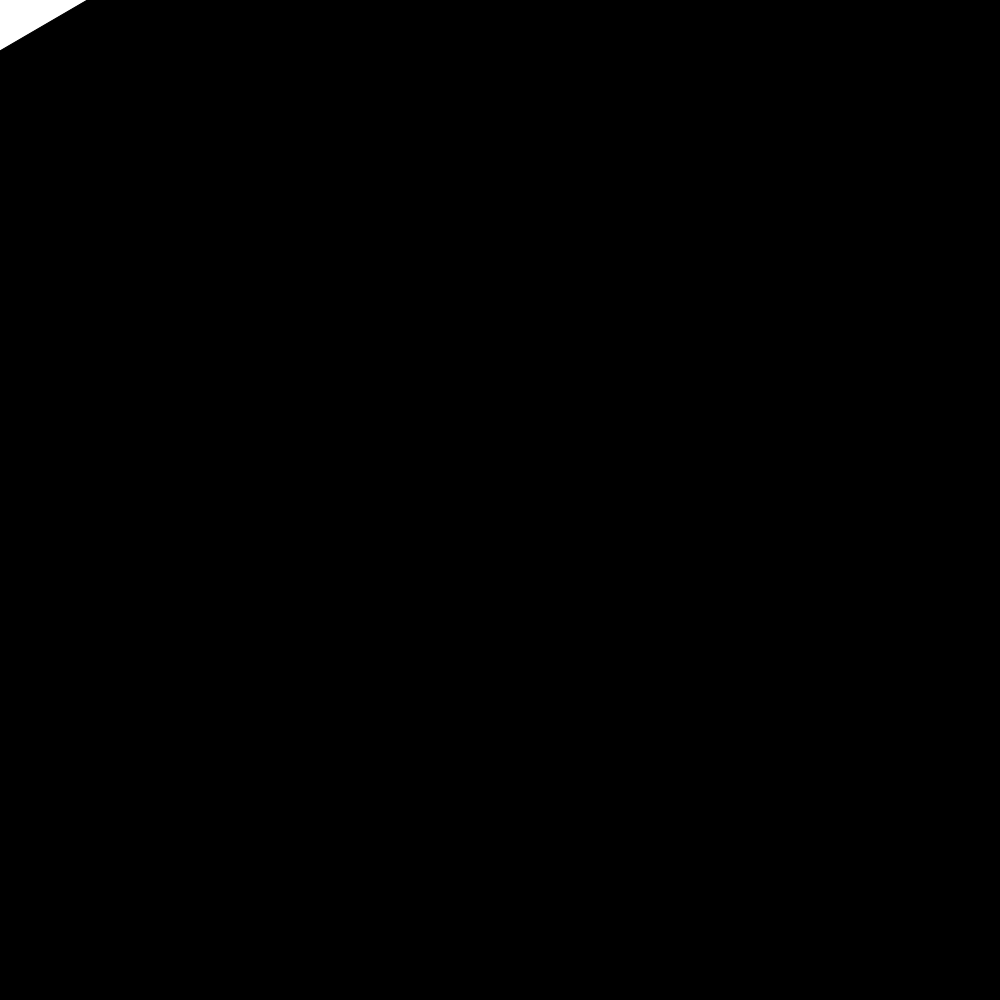
Frame 1 (no input)
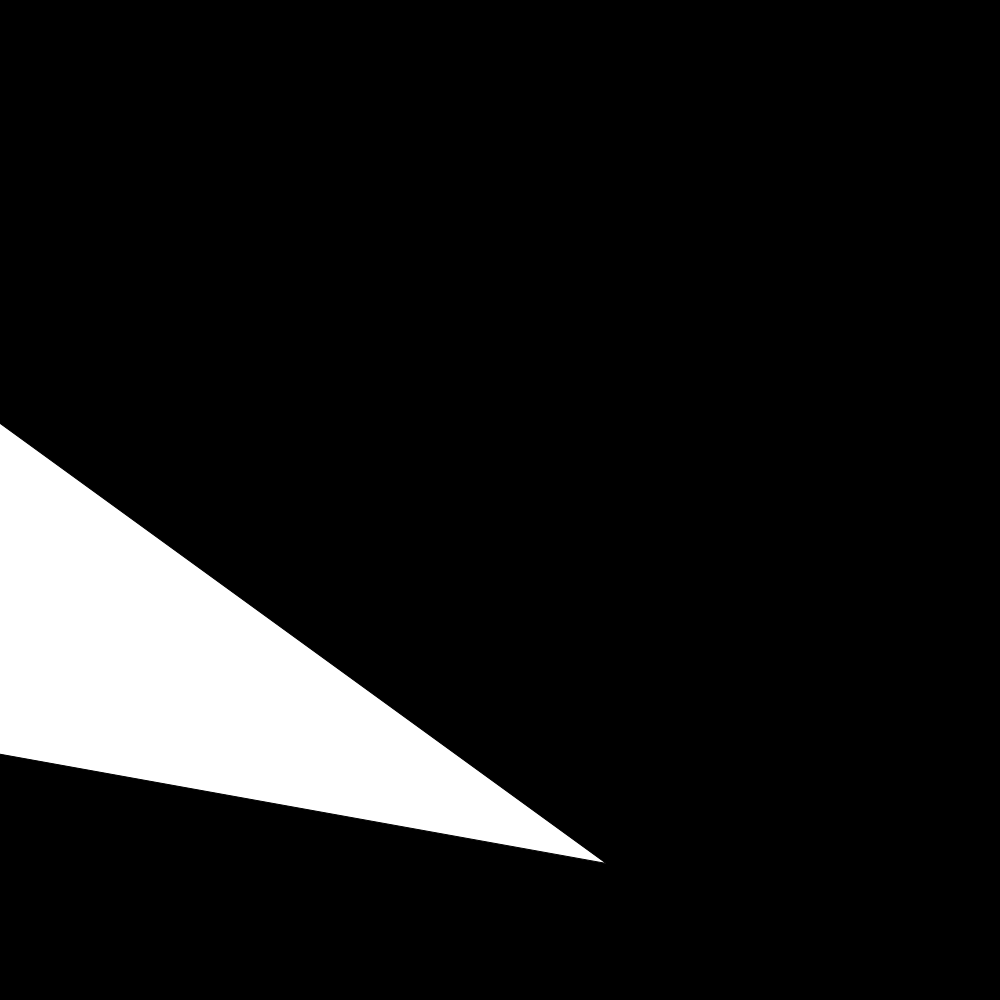
Frame 60 (the mouse pressed at the canvas centre just before this capture)
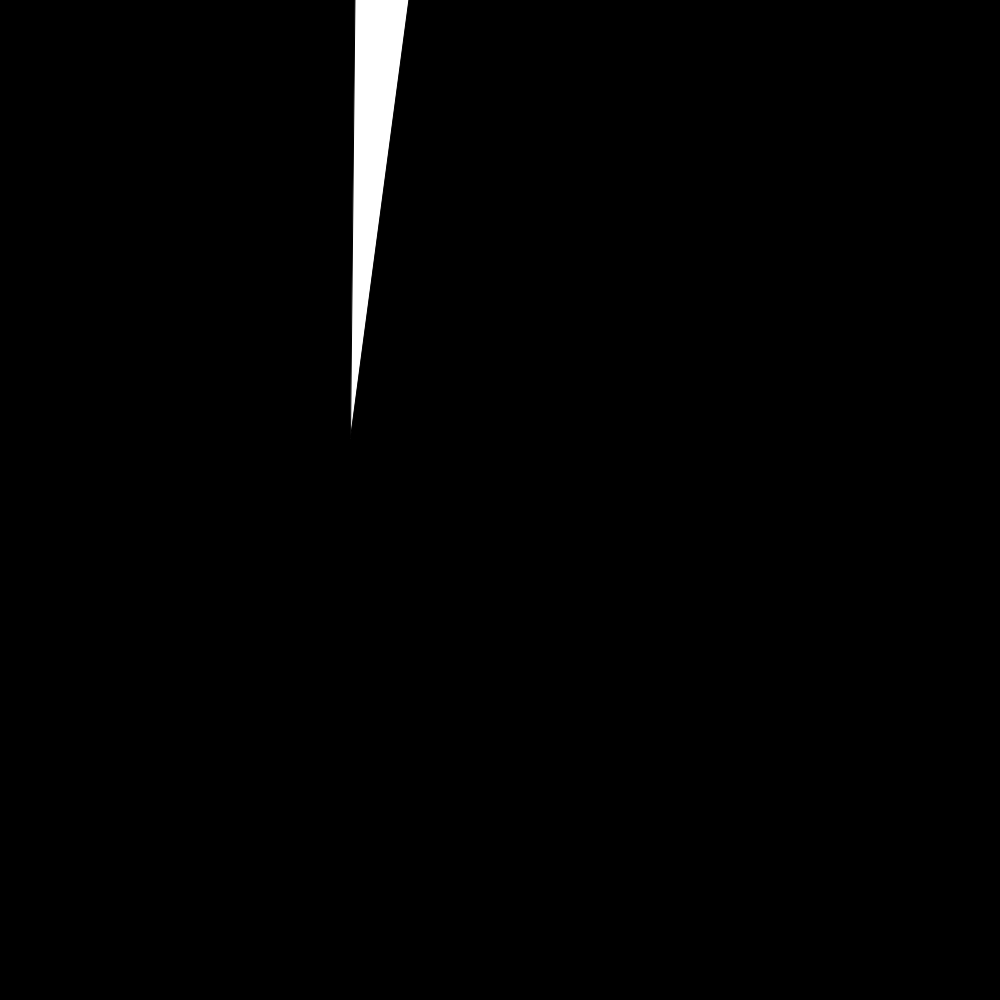
Frame 120 (the mouse held since frame 60 and released just before this capture)

The Processing sketch that drew these frames (run headless with seeded random() and noise(); from frame 60 on, the mouse is pressed at the canvas centre):

// Processing sketch: processing_29868
// ── processing_29868.pde


void setup(){
  size(1000,1000);
  smooth();
}  
void draw()
{
 background(0);
 frameRate(10); 
  
 println(frameCount);
 

// float a=constrain(1000);
// float b=constrain(1000);
// float c=constrain(1000);
// float d=constrain(1000);
// float e=constrain(1000);
// float f=constrain(1000);
// float g=constrain(1000);
// float h=constrain(1000);
 
 

//   float a=random(-1000, 1000);
//   float b=constrain(frameRate,-1000,1000)/4;
//   float c=constrain(second()*constrain(frameRate,-1000,1000),-1000,1000);
//   float d=constrain(noise(-1000,1000)*3, -1000,1000);
//   float e=constrain(frameRate,1000,1000)*0.5;
//   float f=constrain(frameRate,-1000,1000)*second();
//   float g=constrain(random(-1000,1000)*4, -1000,1000);
//   float h=constrain(frameRate,-1000,1000)/second();


   float a=random(-1000, 1000);
   float b=random(-1000, 1000);
   float c=random(-1000, 1000);
   float d=random(-1000, 1000);
   float e=random(-1000, 1000);
   float f=random(-1000, 1000);
   float g=random(-1000, 1000);
   float h=random(-1000, 1000);
 
   quad(a,b,c,d,e,f,g,h);
}
